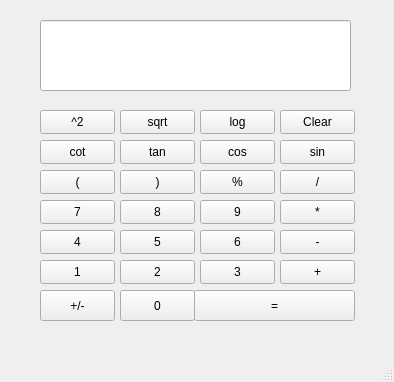
<?xml version="1.0" encoding="UTF-8"?>
<ui version="4.0">
 <class>MainWindow</class>
 <widget class="QMainWindow" name="MainWindow">
  <property name="geometry">
   <rect>
    <x>0</x>
    <y>0</y>
    <width>394</width>
    <height>382</height>
   </rect>
  </property>
  <property name="windowTitle">
   <string>MainWindow</string>
  </property>
  <property name="styleSheet">
   <string notr="true"/>
  </property>
  <widget class="QWidget" name="centralwidget">
   <widget class="QPushButton" name="Clear">
    <property name="geometry">
     <rect>
      <x>280</x>
      <y>110</y>
      <width>75</width>
      <height>24</height>
     </rect>
    </property>
    <property name="font">
     <font>
      <italic>false</italic>
      <bold>false</bold>
      <underline>false</underline>
      <strikeout>false</strikeout>
      <stylestrategy>PreferDefault</stylestrategy>
      <kerning>true</kerning>
     </font>
    </property>
    <property name="autoFillBackground">
     <bool>false</bool>
    </property>
    <property name="styleSheet">
     <string notr="true"/>
    </property>
    <property name="text">
     <string>Clear</string>
    </property>
    <property name="default">
     <bool>false</bool>
    </property>
    <property name="flat">
     <bool>false</bool>
    </property>
    <property name="round" stdset="0">
     <iconset theme="accessories-dictionary"/>
    </property>
   </widget>
   <widget class="QPushButton" name="divide">
    <property name="geometry">
     <rect>
      <x>280</x>
      <y>170</y>
      <width>75</width>
      <height>24</height>
     </rect>
    </property>
    <property name="text">
     <string>/</string>
    </property>
   </widget>
   <widget class="QPushButton" name="percent">
    <property name="geometry">
     <rect>
      <x>200</x>
      <y>170</y>
      <width>75</width>
      <height>24</height>
     </rect>
    </property>
    <property name="text">
     <string>%</string>
    </property>
   </widget>
   <widget class="QPushButton" name="subtract">
    <property name="geometry">
     <rect>
      <x>280</x>
      <y>230</y>
      <width>75</width>
      <height>24</height>
     </rect>
    </property>
    <property name="text">
     <string>-</string>
    </property>
   </widget>
   <widget class="QPushButton" name="multi">
    <property name="geometry">
     <rect>
      <x>280</x>
      <y>200</y>
      <width>75</width>
      <height>24</height>
     </rect>
    </property>
    <property name="text">
     <string>*</string>
    </property>
   </widget>
   <widget class="QPushButton" name="sum">
    <property name="geometry">
     <rect>
      <x>280</x>
      <y>260</y>
      <width>75</width>
      <height>24</height>
     </rect>
    </property>
    <property name="text">
     <string>+</string>
    </property>
   </widget>
   <widget class="QPushButton" name="equal">
    <property name="geometry">
     <rect>
      <x>194</x>
      <y>290</y>
      <width>161</width>
      <height>31</height>
     </rect>
    </property>
    <property name="text">
     <string>=</string>
    </property>
   </widget>
   <widget class="QPushButton" name="three">
    <property name="geometry">
     <rect>
      <x>200</x>
      <y>260</y>
      <width>75</width>
      <height>24</height>
     </rect>
    </property>
    <property name="text">
     <string>3</string>
    </property>
   </widget>
   <widget class="QPushButton" name="six">
    <property name="geometry">
     <rect>
      <x>200</x>
      <y>230</y>
      <width>75</width>
      <height>24</height>
     </rect>
    </property>
    <property name="text">
     <string>6</string>
    </property>
   </widget>
   <widget class="QPushButton" name="nine">
    <property name="geometry">
     <rect>
      <x>200</x>
      <y>200</y>
      <width>75</width>
      <height>24</height>
     </rect>
    </property>
    <property name="text">
     <string>9</string>
    </property>
   </widget>
   <widget class="QPushButton" name="leftparent">
    <property name="geometry">
     <rect>
      <x>40</x>
      <y>170</y>
      <width>75</width>
      <height>24</height>
     </rect>
    </property>
    <property name="text">
     <string>(</string>
    </property>
   </widget>
   <widget class="QPushButton" name="rightparent">
    <property name="geometry">
     <rect>
      <x>120</x>
      <y>170</y>
      <width>75</width>
      <height>24</height>
     </rect>
    </property>
    <property name="text">
     <string>)</string>
    </property>
   </widget>
   <widget class="QPushButton" name="sin">
    <property name="geometry">
     <rect>
      <x>280</x>
      <y>140</y>
      <width>75</width>
      <height>24</height>
     </rect>
    </property>
    <property name="text">
     <string>sin</string>
    </property>
   </widget>
   <widget class="QPushButton" name="eight">
    <property name="geometry">
     <rect>
      <x>120</x>
      <y>200</y>
      <width>75</width>
      <height>24</height>
     </rect>
    </property>
    <property name="text">
     <string>8</string>
    </property>
   </widget>
   <widget class="QPushButton" name="five">
    <property name="geometry">
     <rect>
      <x>120</x>
      <y>230</y>
      <width>75</width>
      <height>24</height>
     </rect>
    </property>
    <property name="text">
     <string>5</string>
    </property>
   </widget>
   <widget class="QPushButton" name="two">
    <property name="geometry">
     <rect>
      <x>120</x>
      <y>260</y>
      <width>75</width>
      <height>24</height>
     </rect>
    </property>
    <property name="text">
     <string>2</string>
    </property>
   </widget>
   <widget class="QPushButton" name="seven">
    <property name="geometry">
     <rect>
      <x>40</x>
      <y>200</y>
      <width>75</width>
      <height>24</height>
     </rect>
    </property>
    <property name="text">
     <string>7</string>
    </property>
   </widget>
   <widget class="QPushButton" name="four">
    <property name="geometry">
     <rect>
      <x>40</x>
      <y>230</y>
      <width>75</width>
      <height>24</height>
     </rect>
    </property>
    <property name="text">
     <string>4</string>
    </property>
   </widget>
   <widget class="QPushButton" name="one">
    <property name="geometry">
     <rect>
      <x>40</x>
      <y>260</y>
      <width>75</width>
      <height>24</height>
     </rect>
    </property>
    <property name="text">
     <string>1</string>
    </property>
   </widget>
   <widget class="QPushButton" name="zero">
    <property name="geometry">
     <rect>
      <x>120</x>
      <y>290</y>
      <width>75</width>
      <height>31</height>
     </rect>
    </property>
    <property name="text">
     <string>0</string>
    </property>
   </widget>
   <widget class="QPushButton" name="posorneg">
    <property name="geometry">
     <rect>
      <x>40</x>
      <y>290</y>
      <width>75</width>
      <height>31</height>
     </rect>
    </property>
    <property name="text">
     <string>+/-</string>
    </property>
   </widget>
   <widget class="QPushButton" name="cosine">
    <property name="geometry">
     <rect>
      <x>200</x>
      <y>140</y>
      <width>75</width>
      <height>24</height>
     </rect>
    </property>
    <property name="text">
     <string>cos</string>
    </property>
   </widget>
   <widget class="QPushButton" name="tan">
    <property name="geometry">
     <rect>
      <x>120</x>
      <y>140</y>
      <width>75</width>
      <height>24</height>
     </rect>
    </property>
    <property name="text">
     <string>tan</string>
    </property>
   </widget>
   <widget class="QPushButton" name="cot">
    <property name="geometry">
     <rect>
      <x>40</x>
      <y>140</y>
      <width>75</width>
      <height>24</height>
     </rect>
    </property>
    <property name="text">
     <string>cot</string>
    </property>
   </widget>
   <widget class="QPushButton" name="log">
    <property name="geometry">
     <rect>
      <x>200</x>
      <y>110</y>
      <width>75</width>
      <height>24</height>
     </rect>
    </property>
    <property name="text">
     <string>log</string>
    </property>
   </widget>
   <widget class="QPushButton" name="sqrt">
    <property name="geometry">
     <rect>
      <x>120</x>
      <y>110</y>
      <width>75</width>
      <height>24</height>
     </rect>
    </property>
    <property name="text">
     <string>sqrt</string>
    </property>
   </widget>
   <widget class="QPushButton" name="power">
    <property name="geometry">
     <rect>
      <x>40</x>
      <y>110</y>
      <width>75</width>
      <height>24</height>
     </rect>
    </property>
    <property name="text">
     <string>^2</string>
    </property>
   </widget>
   <widget class="QLineEdit" name="txt_box">
    <property name="geometry">
     <rect>
      <x>40</x>
      <y>20</y>
      <width>311</width>
      <height>71</height>
     </rect>
    </property>
   </widget>
  </widget>
  <widget class="QMenuBar" name="menubar">
   <property name="geometry">
    <rect>
     <x>0</x>
     <y>0</y>
     <width>394</width>
     <height>22</height>
    </rect>
   </property>
  </widget>
  <widget class="QStatusBar" name="statusbar"/>
 </widget>
 <resources/>
 <connections/>
</ui>
